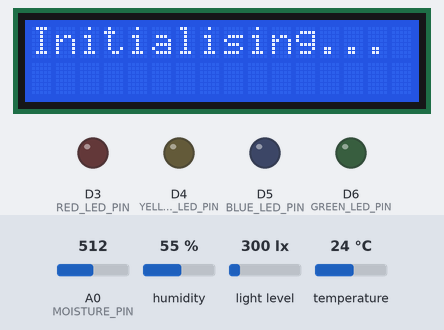
Recording of a sketch running on a simulated Arduino Nano 33 IoT. Parts: 16×2 character LCD, output pins drawn as LEDs (lit = HIGH). The inputs (shaded band) are chosen by the test bench; at power-on: temperature 24 °C, A0 (MOISTURE_PIN) = 512, humidity 55 %, light level 300 lx. WiFi joins after 1.5 s; servers stay silent unless stated; web services answer with replies made up by the test bench; what the sketch prints to the serial monitor is not drawn.

Above: at 2.1 s.
At 8.6 s:
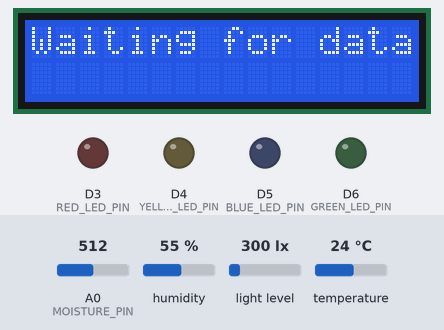
19.8 s: temperature set to 29 °C
21.8 s: temperature set to 32 °C
At 23.2 s:
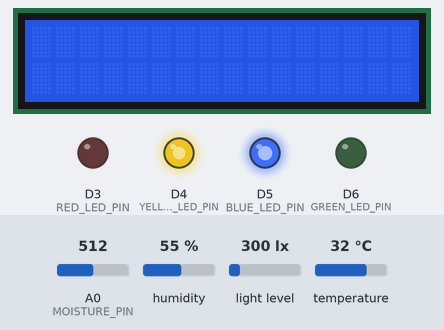
26.0 s: A0 (MOISTURE_PIN) set to 259
28.2 s: A0 (MOISTURE_PIN) set to 240
At 29.3 s:
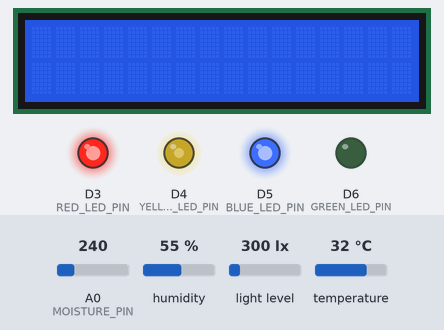
32.2 s: humidity set to 22 %
34.3 s: A0 (MOISTURE_PIN) set to 260
At 63.3 s:
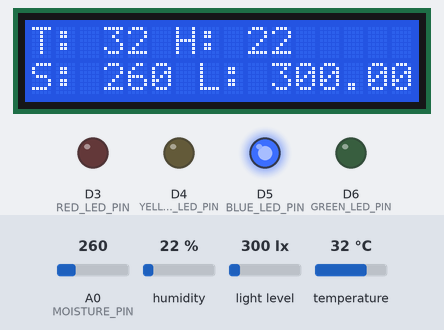
Timing chart, 0 to 63.7 s (numbered marks = the images above; inputs shaded):
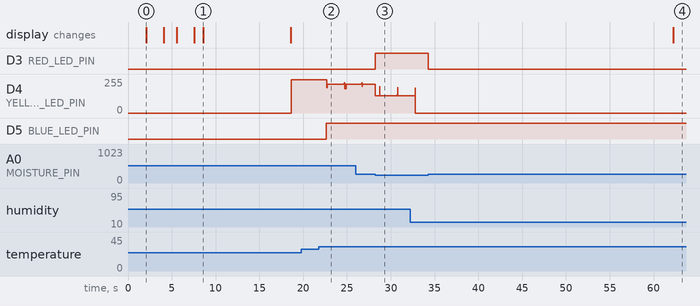

The sketch:

ProjectPrototypeCode.ino
```cpp
#include <LiquidCrystal.h>       // Include the LiquidCrystal library
#include <BH1750FVI.h>           // GY-30 light sensor
#include <DHT.h>                 // DHT11 sensor
#include <Wire.h>                // I2C communication for GY-30 sensor
#include <WiFiNINA.h>            // Wifi communication for Nano 33 IoT
#include "secrets.h"             // Used to include Wi-Fi and IFTTT credentials

// DHT11 settings
#define DHTPIN 2      // Pin for DHT11 data
#define DHTTYPE DHT11 // Define sensor type
DHT dht(DHTPIN, DHTTYPE); // Initialiser for DHT sensor

// GY-30 (BH1750) settings
#define GY30_ADDRESS 0x23 // I2C address
BH1750FVI lightMeter(BH1750FVI::k_DevModeContLowRes); // Creates a BH1750 object for light sensor control

// Soil moisture sensor settings
#define MOISTURE_PIN A0 // Soil moisture sensor pin (analog input)

// LED Pin Definitions
#define RED_LED_PIN 3      // Red LED for Soil Moisture
#define YELLOW_LED_PIN 4   // Yellow LED for Light
#define BLUE_LED_PIN 5     // Blue LED for Temperature
#define GREEN_LED_PIN 6    // Green LED for Humidity

WiFiClient client; // Wifi client object

// Threshold values
#define LIGHT_THRESHOLD 200               // Light less than 200 lux
#define SOIL_THRESHOLD 250               // Soil moisture below 250
#define TEMP_LOW_THRESHOLD 5              // Temperature below 5°C
#define TEMP_HIGH_THRESHOLD 30            // Temperature above 30°C
#define HUMIDITY_THRESHOLD 40             // Humidity above 40%
#define LIGHT_TIME_THRESHOLD 7200000      //setting a timer for 2 hours. Can change to 4 hours by editing value to 14400000

// Variables to track time for light threshold
unsigned long lightStartTime = 0;  // When light first goes below threshold
bool lightThresholdExceeded = false;

unsigned long lastTime = 0;  // Variable to store last update time
unsigned long interval = 60000; // 60 seconds interval for visual text updates

// Initialise LCD with pin configuration
LiquidCrystal lcd(7, 8, A1, A2, A3, A6); // RS, E, D4, D5, D6, D7

// Function to send data to IFTTT
void sendToIFTTT(int temperature, int humidity, float lux, int soilMoisture) {

  // Create the URL for the IFTTT Webhook
  String url = "https://maker.ifttt.com/trigger/" + String(IFTTT_EVENT) + "/with/key/" + String(IFTTT_KEY);
  url += "?value1=" + String(soilMoisture);       // Soil Moisture
  url += "&value2=" + String(lux);                // Light Intensity
  url += "&value3=" + String(temperature);        // Temperature

  // Connect to IFTTT Webhook
  if (client.connect("maker.ifttt.com", 80)) {
    client.print("GET " + url + " HTTP/1.1\r\n");
    client.print("Host: maker.ifttt.com\r\n");
    client.print("Connection: close\r\n\r\n");

    delay(1000);

    // Print response from IFTTT (for debugging)
    while (client.available()) {
      String line = client.readStringUntil('\r');
    }
  } else {
    Serial.println("Failed to connect to IFTTT!");
  }
  client.stop(); // Close the connection
}

void setup() {
  // Start serial communication
  Serial.begin(9600);
  delay(2000);

  // Initialise DHT11 sensor
  dht.begin();

  // Initialise GY-30 light sensor
  lightMeter.begin();

  // Initialise LED pins
  pinMode(RED_LED_PIN, OUTPUT);
  pinMode(YELLOW_LED_PIN, OUTPUT);
  pinMode(BLUE_LED_PIN, OUTPUT);
  pinMode(GREEN_LED_PIN, OUTPUT);

  // Initialise LCD
  lcd.begin(16, 2); // Initialise a 16x2 LCD
  lcd.setCursor(0, 0);
  lcd.print("Initialising...");
  delay(2000); // Display "Initialising" message
  lcd.clear(); // Clear the display

  // Connect to Wi-Fi
  lcd.setCursor(0, 0);
  lcd.print("Connecting to");
  lcd.setCursor(0, 1);
  lcd.print("WiFi...");
  Serial.print("Connecting to WiFi...");

  WiFi.begin(WIFI_SSID, WIFI_PASSWORD); // Use Wi-Fi credentials from secrets.h

  // Loop until Wi-Fi is connected
  while (WiFi.status() != WL_CONNECTED) {
    delay(1000);
    lcd.print("."); // Print dots for connecting status on the LCD
    Serial.print(".");
  }

  // Once connected, display the message on LCD
  Serial.println("Connected to WiFi!");
  lcd.clear(); // Clear the display
  lcd.setCursor(0, 0);
  lcd.print("Connected to");
  lcd.setCursor(0, 1);
  lcd.print("WiFi!");
  delay(2000);  // Display WiFi connection message for 2 seconds
  lcd.clear();  // Clear display before displaying sensor readings
  delay(1000);
  lcd.setCursor(0, 0);
  lcd.print("Waiting for data!");
  delay(10000);
  lcd.clear();

}

// Function to handle the light intensity check
void handleLightThreshold(float lux) {
  if (lux < LIGHT_THRESHOLD) {
    if (!lightThresholdExceeded) {
      lightStartTime = millis();
      lightThresholdExceeded = true;
    }

    // If light intensity stays below threshold for 2-4 hours (7200000 - 14400000 ms), turn on the LED
    if (millis() - lightStartTime >= LIGHT_TIME_THRESHOLD) {
      digitalWrite(YELLOW_LED_PIN, HIGH); // Turn on LED for low light
      Serial.println("Low light detected. Turning on LED.");
    }
  } else {
    lightThresholdExceeded = false; // Reset light threshold timer
    digitalWrite(YELLOW_LED_PIN, LOW); // Turn off LED when light level is sufficient
  }
}

// Function to handle the temperature threshold check
void handleTemperatureThreshold(int temperature) {
  if (temperature < TEMP_LOW_THRESHOLD) {
    digitalWrite(BLUE_LED_PIN, HIGH);  // Turn on blue LED if temperature is below threshold
    Serial.println("Temperature below threshold! Turning on LED.");
  } else if (temperature > TEMP_HIGH_THRESHOLD) {
    digitalWrite(BLUE_LED_PIN, HIGH);  // Turn on blue LED if temperature exceeds threshold
    Serial.println("Temperature above threshold! Turning on LED.");
  } else {
    digitalWrite(BLUE_LED_PIN, LOW);  // Turn off LED when temperature is within range
  }
}

// Function to handle the humidity threshold check
void handleHumidityThreshold(int humidity) {
  if (humidity > HUMIDITY_THRESHOLD) {
    digitalWrite(YELLOW_LED_PIN, HIGH);  // Turn on yellow LED if humidity exceeds threshold
    Serial.println("Humidity above threshold! Turning on LED.");
  } else {
    digitalWrite(YELLOW_LED_PIN, LOW);   // Turn off LED when humidity is within range
  }
}

// Function to handle the soil moisture threshold check
void handleSoilMoistureThreshold(int soilMoisture) {
  if (soilMoisture < SOIL_THRESHOLD) {
    digitalWrite(RED_LED_PIN, HIGH);  // Turn on red LED if soil moisture is below threshold (needs watering)
    Serial.println("Soil moisture is low. Turning on LED.");
  } else {
    digitalWrite(RED_LED_PIN, LOW);   // Turn off LED if soil moisture is above threshold
  }
}

void loop() {
  // Read temperature and humidity from DHT11
  int humidity = dht.readHumidity();
  int temperature = dht.readTemperature();

  // Read light intensity from GY-30 sensor
  float lux = lightMeter.GetLightIntensity();

  // Read soil moisture (analog value from 0 to 1023)
  int soilMoisture = analogRead(MOISTURE_PIN);

  // Check if the readings from DHT11 are valid
  if (isnan(humidity) || isnan(temperature)) { // Checks both humidity and temperature values for NaN (not-a-number)
    Serial.println("Failed to read from DHT sensor!");
  } else {
          // Handle the threshold checks
      handleLightThreshold(lux);
      handleTemperatureThreshold(temperature);
      handleSoilMoistureThreshold(soilMoisture);
      handleHumidityThreshold(humidity);

    // Send data to IFTTT every 60 seconds
    unsigned long currentMillis = millis();
    if (currentMillis - lastTime >= interval) {
      lastTime = currentMillis;

      // Call function to send data to IFTTT
      sendToIFTTT(temperature, humidity, lux, soilMoisture);

      // Print sensor data to the Serial Monitor
      Serial.print("Temperature: ");
      Serial.print(temperature);
      Serial.print("°C, Humidity: ");
      Serial.print(humidity);
      Serial.println("%");

      Serial.print("Light Intensity: ");
      Serial.print(lux);
      Serial.println(" lx");

      Serial.print("Soil Moisture: ");
      Serial.println(soilMoisture);

      // Update LCD with sensor readings (without clearing the screen each time)
      lcd.setCursor(0, 0); // Move cursor to the first line
      lcd.print("T: ");
      lcd.print(temperature);
      lcd.print(" H: ");
      lcd.print(humidity);

      lcd.setCursor(0, 1); // Move cursor to the second line
      lcd.print("S: ");
      lcd.print(soilMoisture);
      lcd.print(" L: ");
      lcd.print(lux);
    }
  }
}
```

secrets.h
```cpp
// WiFi credentials
const char WIFI_SSID[]     = "#####";    // Replace ##### with Wi-Fi SSID
const char WIFI_PASSWORD[] = "#####"; // Replace ##### with Wi-Fi password

// IFTTT Information
#define IFTTT_EVENT "#####"   // Replace ##### with IFTTT event name
#define IFTTT_KEY "#####"  // Replace ##### with IFTTT Key
```

Measured:
- the behaviour switches between 30 and 31 °C on temperature (found by bisection; images 1 and 2)
- the behaviour switches between 250 and 249 on A0 (MOISTURE_PIN) (found by bisection; images 2 and 3)
- after the input at 21.8 s, D4 (YELLOW_LED_PIN): 251/255 → 215/255 after 0.89 s, → 183/255 2.0 s later, → 215/255 0.12 s later; D5 (BLUE_LED_PIN): LOW → HIGH after 0.85 s
- after the input at 28.2 s, D3 (RED_LED_PIN): LOW → HIGH at once
- after the input at 34.3 s, D3 (RED_LED_PIN): HIGH → LOW at once; the display: changes after 28.0 s (image 4)
- what the display in image 0 shows lasts 2.0 s, from 2.1 s to 4.1 s
- what the display in image 1 shows lasts 10.0 s, from 8.6 s to 18.6 s
